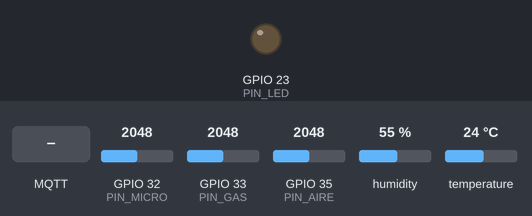
This sketch was run on a simulated ESP32. On the bench: output pins drawn as LEDs (lit = HIGH). The inputs (shaded band) are chosen by the test bench; at power-on: GPIO 32 (PIN_MICRO) = 2048, GPIO 33 (PIN_GAS) = 2048, GPIO 35 (PIN_AIRE) = 2048, humidity 55 %, temperature 24 °C. WiFi joins after 1.5 s; servers stay silent unless stated; random numbers use the default seed unless the sketch sets one; no MQTT or app messages arrive unless stated; what the sketch prints to the serial monitor is not drawn.

Above: at 2.7 s.
2.8 s: MQTT message "Desconocido" arrives on the first subscribed topic
At 4.0 s:
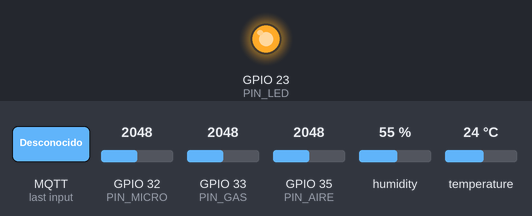
4.3 s: MQTT message "Apagar" arrives on the first subscribed topic
At 5.2 s:
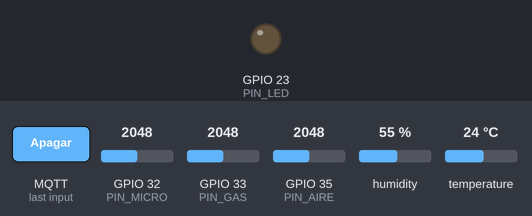
Timing chart, 0 to 7.3 s (numbered marks = the images above; inputs shaded):
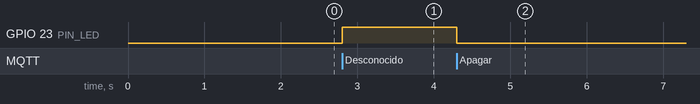

The sketch:

esp32default.ino
```cpp
#include <DHT.h> // Librería para el sensor de temperatura
#include <PubSubClient.h>
#include <WiFi.h>

// --- CONFIGURACIÓN DE RED ---
const char *ssid = "holamundo";    // Cambia por tu red
const char *password = "12345678"; // Cambia por tu clave
const char *mqtt_server = "broker.hivemq.com";
const int mqtt_port = 1883;

// --- ASIGNACIÓN DE PINES ---
#define PIN_MICRO 32 // Micrófono MAX4466 (Analógico - ADC1)
#define PIN_DHT 22   // Temperatura DHT11/21 (Digital)
#define PIN_GAS 33   // Gas MQ-6 (Analógico - ADC1)
#define PIN_AIRE 35  // Calidad de Aire MQ-135 (Analógico - ADC1)
#define PIN_LED 23   // LED de Alerta para Cámara (Digital)

// --- CONFIGURACIÓN DEL SENSOR DE TEMPERATURA ---
#define DHTTYPE                                                                \
  DHT21 // Usa DHT11 para el sensor negro. Si es blanco, cambia a DHT22
DHT dht(PIN_DHT, DHTTYPE);

// --- CONFIGURACIÓN DEL MICRÓFONO ---
const int sampleWindow = 50; // Ventana de muestreo de 50ms

WiFiClient espClient;
PubSubClient client(espClient);
unsigned long lastMsg = 0;

// --- FUNCIÓN CALLBACK (El "Oído" del ESP32) ---
// Esta función se ejecuta automáticamente cuando llega un mensaje desde
// Node-RED
void callback(char *topic, byte *payload, unsigned int length) {
  Serial.print("Mensaje recibido en el canal: ");
  Serial.println(topic);

  // Convertir el mensaje a un String para poder leerlo
  String mensaje = "";
  for (int i = 0; i < length; i++) {
    mensaje += (char)payload[i];
  }

  Serial.print("Contenido: ");
  Serial.println(mensaje);

  // Si el mensaje dice "Desconocida", prendemos el LED. Si no, lo apagamos.
  if (String(topic) == "smartphone/equipoXX/alerta_camara") {
    if (mensaje == "Desconocido") {
      digitalWrite(PIN_LED, HIGH); // Prender LED
      Serial.println("¡ALERTA! Persona desconocida detectada. LED ENCENDIDO.");
    } else if (mensaje == "Apagar" || mensaje == "Conocida") {
      digitalWrite(PIN_LED, LOW); // Apagar LED
      Serial.println("Zona segura. LED APAGADO.");
    }
  }
}

void setup_wifi() {
  delay(10);
  Serial.println("\nConectando a Wi-Fi...");
  WiFi.begin(ssid, password);
  while (WiFi.status() != WL_CONNECTED) {
    delay(500);
    Serial.print(".");
  }
  Serial.println("\n¡Wi-Fi conectado exitosamente!");
}

void reconnect() {
  while (!client.connected()) {
    Serial.print("Intentando conexión a HiveMQ...");
    // Creamos un ID aleatorio para evitar choques en el broker público
    String clientId = "ESP32_ProyectoIoT-";
    clientId += String(random(0, 0xffff), HEX);

    if (client.connect(clientId.c_str())) {
      Serial.println("¡Conectado al Broker MQTT!");

      // ¡MUY IMPORTANTE! Aquí nos suscribimos al canal para escuchar órdenes
      client.subscribe("smartphone/equipoXX/alerta_camara");

    } else {
      Serial.print("Falló, rc=");
      Serial.print(client.state());
      Serial.println(" Reintentando en 5 segundos...");
      delay(5000);
    }
  }
}

void setup() {
  Serial.begin(115200);
  setup_wifi();
  client.setServer(mqtt_server, mqtt_port);

  // Vincular la función de escucha al cliente MQTT
  client.setCallback(callback);

  // Configurar los pines
  pinMode(PIN_MICRO, INPUT);
  pinMode(PIN_GAS, INPUT);
  pinMode(PIN_AIRE, INPUT);
  pinMode(PIN_LED, OUTPUT);   // Configurar el LED como salida
  digitalWrite(PIN_LED, LOW); // Asegurarnos de que el LED empiece apagado

  // Inicializar el sensor de temperatura
  dht.begin();

  Serial.println("¡Sistema listo! Empezando lectura de sensores...");
}

void loop() {
  if (!client.connected()) {
    reconnect();
  }
  client.loop(); // Esto mantiene el "oído" encendido buscando mensajes

  // Enviar datos cada 3 segundos
  unsigned long now = millis();
  if (now - lastMsg > 3000) {
    lastMsg = now;

    // --- 1. LECTURA DE TEMPERATURA ---
    float temp = dht.readTemperature();
    if (isnan(temp)) {
      Serial.println("¡Advertencia: Error al leer el sensor de Temperatura!");
      temp = 0.0;
    }

    // --- 2. LECTURA DE GASES ---
    int valorGas = analogRead(PIN_GAS);
    int valorAire = analogRead(PIN_AIRE);

    // --- 3. LECTURA DE MICRÓFONO ---
    unsigned long startMillis = millis();
    unsigned int signalMax = 0;
    unsigned int signalMin = 4095;

    while (millis() - startMillis < sampleWindow) {
      unsigned int sample = analogRead(PIN_MICRO);
      if (sample < 4095) {
        if (sample > signalMax)
          signalMax = sample;
        else if (sample < signalMin)
          signalMin = sample;
      }
    }
    unsigned int ruido = signalMax - signalMin;

    // --- 4. PUBLICACIÓN A NODE-RED ---
    Serial.println("--- ENVIANDO DATOS A NODE-RED ---");

    client.publish("smartphone/equipoXX/temperatura", String(temp).c_str());
    Serial.print("Temperatura: ");
    Serial.print(temp);
    Serial.println(" °C");

    client.publish("smartphone/equipoXX/gas", String(valorGas).c_str());
    Serial.print("Gas (Pin 33): ");
    Serial.println(valorGas);

    client.publish("smartphone/equipoXX/aire", String(valorAire).c_str());
    Serial.print("Aire (Pin 35): ");
    Serial.println(valorAire);

    // CORRECCIÓN APLICADA: Sin tilde para que Node-RED lo entienda bien
    client.publish("smartphone/equipoXX/microfono", String(ruido).c_str());
    Serial.print("Ruido (Pin 32): ");
    Serial.println(ruido);

    Serial.println("---------------------------------");
  }
}
```

Measured:
- after the input at 2.8 s, GPIO 23 (PIN_LED): LOW → HIGH at once
- after the input at 4.3 s, GPIO 23 (PIN_LED): HIGH → LOW at once
